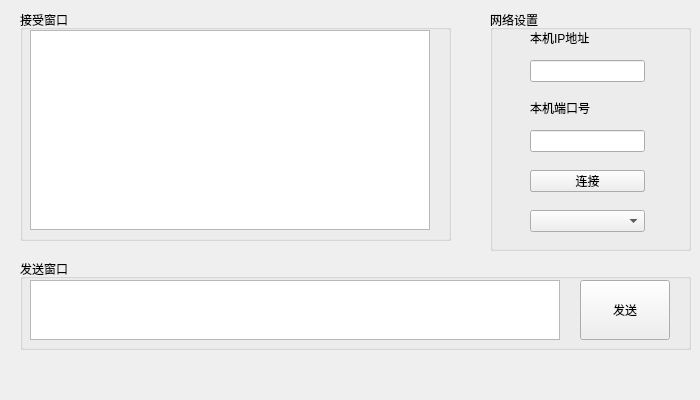
<?xml version="1.0" encoding="UTF-8"?>
<ui version="4.0">
 <class>MainWindowClass</class>
 <widget class="QWidget" name="MainWindowClass">
  <property name="geometry">
   <rect>
    <x>0</x>
    <y>0</y>
    <width>700</width>
    <height>400</height>
   </rect>
  </property>
  <property name="windowTitle">
   <string>MainWindow</string>
  </property>
  <widget class="QPushButton" name="pushButton_send">
   <property name="geometry">
    <rect>
     <x>580</x>
     <y>280</y>
     <width>90</width>
     <height>60</height>
    </rect>
   </property>
   <property name="text">
    <string>发送</string>
   </property>
  </widget>
  <widget class="QLineEdit" name="lineEdit_port">
   <property name="geometry">
    <rect>
     <x>530</x>
     <y>130</y>
     <width>115</width>
     <height>22</height>
    </rect>
   </property>
  </widget>
  <widget class="QGroupBox" name="groupBox_3">
   <property name="geometry">
    <rect>
     <x>490</x>
     <y>10</y>
     <width>201</width>
     <height>241</height>
    </rect>
   </property>
   <property name="title">
    <string>网络设置</string>
   </property>
   <widget class="QComboBox" name="comboBox">
    <property name="geometry">
     <rect>
      <x>40</x>
      <y>200</y>
      <width>115</width>
      <height>22</height>
     </rect>
    </property>
   </widget>
  </widget>
  <widget class="QLineEdit" name="lineEdit_ip">
   <property name="geometry">
    <rect>
     <x>530</x>
     <y>60</y>
     <width>115</width>
     <height>22</height>
    </rect>
   </property>
  </widget>
  <widget class="QPushButton" name="pushButton_dis">
   <property name="geometry">
    <rect>
     <x>530</x>
     <y>170</y>
     <width>115</width>
     <height>22</height>
    </rect>
   </property>
   <property name="text">
    <string>断开</string>
   </property>
  </widget>
  <widget class="QTextEdit" name="textEdit_send">
   <property name="geometry">
    <rect>
     <x>30</x>
     <y>280</y>
     <width>530</width>
     <height>60</height>
    </rect>
   </property>
  </widget>
  <widget class="QGroupBox" name="groupBox_2">
   <property name="geometry">
    <rect>
     <x>20</x>
     <y>10</y>
     <width>431</width>
     <height>231</height>
    </rect>
   </property>
   <property name="title">
    <string>接受窗口</string>
   </property>
  </widget>
  <widget class="QGroupBox" name="groupBox">
   <property name="geometry">
    <rect>
     <x>20</x>
     <y>259</y>
     <width>671</width>
     <height>91</height>
    </rect>
   </property>
   <property name="title">
    <string>发送窗口</string>
   </property>
  </widget>
  <widget class="QTextEdit" name="textEdit_com">
   <property name="geometry">
    <rect>
     <x>30</x>
     <y>30</y>
     <width>400</width>
     <height>200</height>
    </rect>
   </property>
  </widget>
  <widget class="QLabel" name="label">
   <property name="geometry">
    <rect>
     <x>530</x>
     <y>30</y>
     <width>101</width>
     <height>16</height>
    </rect>
   </property>
   <property name="text">
    <string>本机IP地址</string>
   </property>
  </widget>
  <widget class="QLabel" name="label_2">
   <property name="geometry">
    <rect>
     <x>530</x>
     <y>100</y>
     <width>101</width>
     <height>16</height>
    </rect>
   </property>
   <property name="text">
    <string>本机端口号</string>
   </property>
  </widget>
  <widget class="QPushButton" name="pushButton_connect">
   <property name="geometry">
    <rect>
     <x>530</x>
     <y>170</y>
     <width>115</width>
     <height>22</height>
    </rect>
   </property>
   <property name="text">
    <string>连接</string>
   </property>
  </widget>
  <zorder>groupBox_3</zorder>
  <zorder>groupBox</zorder>
  <zorder>pushButton_send</zorder>
  <zorder>lineEdit_port</zorder>
  <zorder>lineEdit_ip</zorder>
  <zorder>pushButton_dis</zorder>
  <zorder>textEdit_send</zorder>
  <zorder>groupBox_2</zorder>
  <zorder>textEdit_com</zorder>
  <zorder>label</zorder>
  <zorder>label_2</zorder>
  <zorder>pushButton_connect</zorder>
 </widget>
 <layoutdefault spacing="6" margin="11"/>
 <resources>
  <include location="MainWindow.qrc"/>
 </resources>
 <connections/>
</ui>
